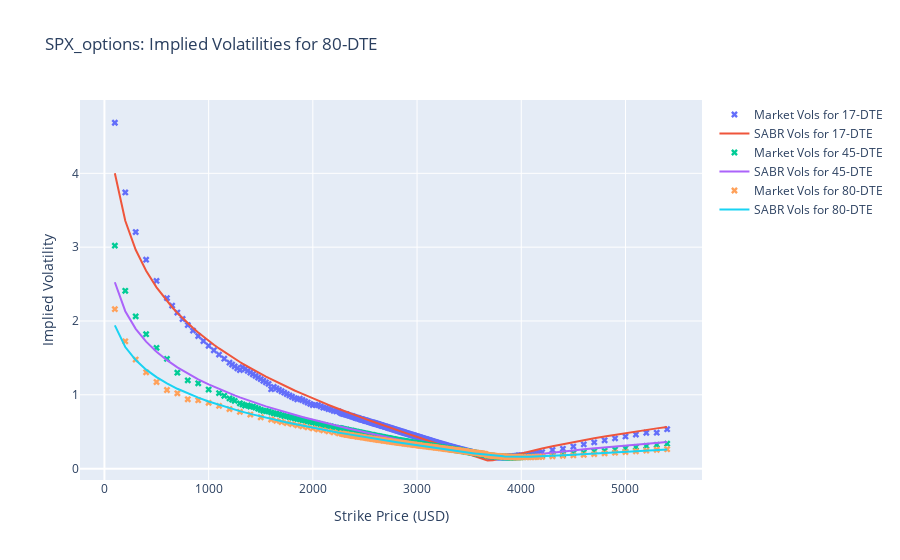

This figure's notebook cell:
### Code cell
# Initialize the figure
fig = go.Figure()

# Title for the plot
fig.update_layout(title="SPX_options: Implied Volatilities for {}-DTE".format(day_to_expiry))

# Iterate over each DTE and plot both market and SABR vols
for day_to_expiry, df_vol in implied_vol_dict_spx.items():
    T = float(day_to_expiry) / 365
    F = SPX_spot * np.exp(df_vol["discount_rate"][0] * T)
    params = SPX_SABR_params_by_date[day_to_expiry]

    # Calculate SABR volatilities
    sabrvols = [SABR(F, 
                     K, 
                     T, 
                     params["alpha"], 
                     beta, 
                     params["rho"], 
                     params["nu"]) 
                for K in df_vol["strike"]]

    # Add scatter plot for market vols
    fig.add_trace(go.Scatter(
        x=df_vol["strike"],
        y=df_vol["impliedvol"],
        mode='markers',
        name="Market Vols for {}-DTE".format(day_to_expiry),
        marker=dict(symbol="x")
    ))

    # Add line plot for SABR vols
    fig.add_trace(go.Scatter(
        x=df_vol["strike"],
        y=sabrvols,
        mode='lines',
        name="SABR Vols for {}-DTE".format(day_to_expiry)
    ))

# Update layout for grid, axis labels, and legend
fig.update_layout(
    xaxis_title="Strike Price (USD)",
    yaxis_title="Implied Volatility",
    showlegend=True,
    xaxis=dict(showgrid=True),
    yaxis=dict(showgrid=True)
)

# Show the Plotly figure
fig.show()

### Figure 1 — Plotly figure (JSON) as saved in the notebook; plotly's stock layout.template omitted (floating-point values rounded to 4 significant figures; data arrays with more than 128 entries replaced by an {"elided": "..."} marker saying what was removed)
{"data": [{"marker": {"symbol": "x"}, "mode": "markers", "name": "Market Vols for 17-DTE", "type": "scatter", "x": {"elided": "411 int values"}, "y": {"elided": "411 float values"}}, {"mode": "lines", "name": "SABR Vols for 17-DTE", "type": "scatter", "x": {"elided": "411 int values"}, "y": {"elided": "411 float values"}}, {"marker": {"symbol": "x"}, "mode": "markers", "name": "Market Vols for 45-DTE", "type": "scatter", "x": {"elided": "369 int values"}, "y": {"elided": "369 float values"}}, {"mode": "lines", "name": "SABR Vols for 45-DTE", "type": "scatter", "x": {"elided": "369 int values"}, "y": {"elided": "369 float values"}}, {"marker": {"symbol": "x"}, "mode": "markers", "name": "Market Vols for 80-DTE", "type": "scatter", "x": {"elided": "256 int values"}, "y": {"elided": "256 float values"}}, {"mode": "lines", "name": "SABR Vols for 80-DTE", "type": "scatter", "x": {"elided": "256 int values"}, "y": {"elided": "256 float values"}}], "layout": {"showlegend": true, "title": {"text": "SPX_options: Implied Volatilities for 80-DTE"}, "xaxis": {"showgrid": true, "title": {"text": "Strike Price (USD)"}}, "yaxis": {"showgrid": true, "title": {"text": "Implied Volatility"}}}}
